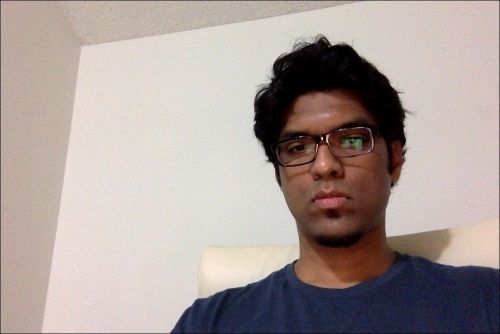
#> input picture 5-visi-komputer/praktikum/Prak11/left1.png, 500 x 334 px
$ python stereo_match.py --image-left left1.png --image-right right1.png --output-file out.png
#> lines starting #> are read from the running program, lines starting #| are printed output that depends on the picture; after the words box and inside, x2 and y2 are one past the last pixel; in counts of white or black regions, pixels touching at a corner belong together
import argparse

import cv2
import numpy as np

def build_arg_parser():
    parser = argparse.ArgumentParser(description='Reconstruct the 3D map from \
            the two input stereo images. Output will be saved in \'output.ply\'')
    parser.add_argument("--image-left", dest="image_left", required=True,
            help="Input image captured from the left")
    parser.add_argument("--image-right", dest="image_right", required=True,
            help="Input image captured from the right")
    parser.add_argument("--output-file", dest="output_file", required=True,
            help="Output filename (without the extension) where the point cloud will be saved")
    return parser

def create_output(vertices, colors, filename):
    colors = colors.reshape(-1, 3)
    vertices = np.hstack([vertices.reshape(-1,3), colors])

    ply_header = '''ply
        format ascii 1.0
        element vertex %(vert_num)d
        property float x
        property float y
        property float z
        property uchar red
        property uchar green
        property uchar blue
        end_header
    '''

    with open(filename, 'w') as f:
        f.write(ply_header % dict(vert_num=len(vertices)))
        np.savetxt(f, vertices, '%f %f %f %d %d %d')

if __name__ == '__main__':
    args = build_arg_parser().parse_args()
    image_left = cv2.imread(args.image_left)
#> image_left is the input picture: shape (334, 500, 3); mean B, G, R 153.7, 157.2, 169.7
    image_right = cv2.imread(args.image_right)
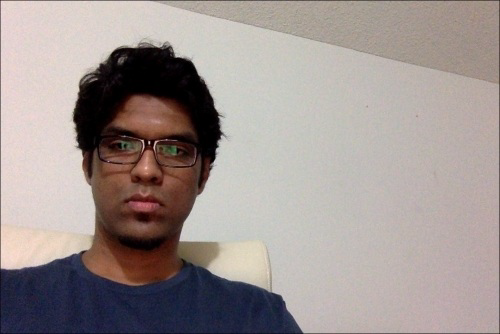
#> input picture 5-visi-komputer/praktikum/Prak11/right1.png, 500 x 334 px
#> image_right is the input picture: shape (334, 500, 3); mean B, G, R 145.5, 148.4, 158.8
    output_file = args.output_file + '.ply'

    if image_left.shape[0] != image_right.shape[0] or \
            image_left.shape[1] != image_right.shape[1]:
        raise TypeError("Input images must be of the same size")

    # downscale images for faster processing
    image_left = cv2.pyrDown(image_left)
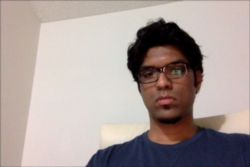
#> image_left: shape (167, 250, 3); mean B, G, R 154, 157.5, 170.1
    image_right = cv2.pyrDown(image_right)
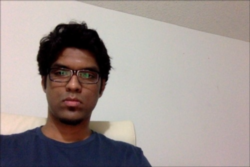
#> image_right: shape (167, 250, 3); mean B, G, R 145.8, 148.7, 159.1

    #Set disparity parameters
    #Note: disparity range is tuned according to specific parameters obtained through trial and error.
    win_size = 5
    min_disp = -1
    max_disp = 63 #min_disp * 9
    num_disp = max_disp - min_disp # Needs to be divisible by 16
    #Create Block matching object.
    stereo = cv2.StereoSGBM_create(minDisparity= min_disp,
        numDisparities = num_disp,
        blockSize = 5,
        uniquenessRatio = 5,
        speckleWindowSize = 5,
        speckleRange = 5,
        disp12MaxDiff = 1,
        P1 = 8*3*win_size**2,
        P2 =32*3*win_size**2
    )

    print ("\nComputing the disparity map ...")
    disparity_map = stereo.compute(image_left, image_right).astype(np.float32) / 16.0
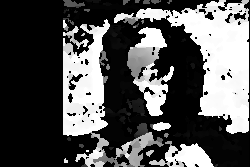
#> disparity_map: shape (167, 250) float32; min -2, max 62, mean 19.4; drawn with min black and max white
    print(disparity_map)
#> (printed output is left out)

    print ("\nGenerating the 3D map ...")
    h, w = image_left.shape[:2]
#> h = 167; w = 250
    focal_length = 0.8*w
#> focal_length = 200

    # Perspective transformation matrix
    Q = np.float32([[1, 0, 0, -w/2.0],
                    [0,-1, 0,  h/2.0],
                    [0, 0, 0, -focal_length],
                    [0, 0, 1, 0]])

    points_3D = cv2.reprojectImageTo3D(disparity_map, Q)
#> points_3D: shape (167, 250, 3) float32; 0.34% of the values are NaN or infinite; the others: min -3200, max 3200, mean 27.88
    colors = cv2.cvtColor(image_left, cv2.COLOR_BGR2RGB)
    mask_map = disparity_map > disparity_map.min()
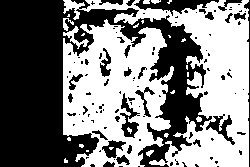
#> mask_map: shape (167, 250) bool; 49.9% white; 25 white regions (17 under 20 px), largest, box (x1, y1, x2, y2) and area: (63, 0, 249, 167) 10213, (63, 19, 174, 167) 10069, (63, 26, 89, 49) 166
    output_points = points_3D[mask_map]
    output_colors = colors[mask_map]

    print ("\nCreating the output file ...\n")
    create_output(output_points, output_colors, output_file)
